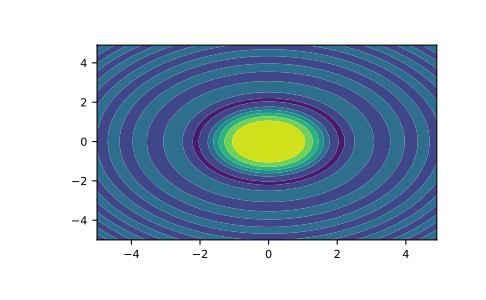

Here is the Python script that generated this plot:
nx, ny = (3, 2)
x = np.linspace(0, 1, nx)
y = np.linspace(0, 1, ny)
xv, yv = np.meshgrid(x, y)
xv
# array([[ 0. ,  0.5,  1. ],
# [ 0. ,  0.5,  1. ]])
yv
# array([[ 0.,  0.,  0.],
# [ 1.,  1.,  1.]])
xv, yv = np.meshgrid(x, y, sparse=True)  # make sparse output arrays
xv
# array([[ 0. ,  0.5,  1. ]])
yv
# array([[ 0.],
# [ 1.]])

# `meshgrid` is very useful to evaluate functions on a grid.

import matplotlib.pyplot as plt
x = np.arange(-5, 5, 0.1)
y = np.arange(-5, 5, 0.1)
xx, yy = np.meshgrid(x, y, sparse=True)
z = np.sin(xx**2 + yy**2) / (xx**2 + yy**2)
h = plt.contourf(x,y,z)
plt.show()
